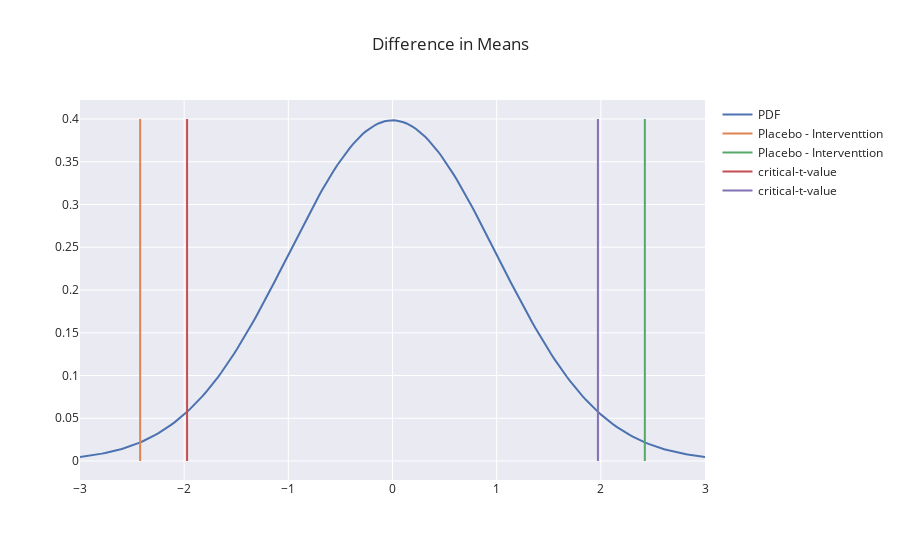

Source (notebook cell):
### Markdown cell above
* we reflect the same to the right

### Code cell
## adding another trace  
t_dist_fig.add_trace( 
    go.Scatter( 
        x = [-t_critic, -t_critic], 
        y = [0,0.4], 
        name='critical-t-value',   
        mode='lines'
    )
)
t_dist_fig.update_layout(title='Difference in Means')

### Figure 1 — Plotly figure (JSON) as saved in the notebook; plotly's stock layout.template omitted (floating-point values rounded to 4 significant figures; data arrays with more than 128 entries replaced by an {"elided": "..."} marker saying what was removed)
{"data": [{"mode": "lines", "name": "PDF", "type": "scatter", "x": {"elided": "200 float values"}, "y": {"elided": "200 float values"}}, {"mode": "lines", "name": "Placebo - Interventtion", "type": "scatter", "x": [-2.423, -2.423], "y": [0, 0.4]}, {"mode": "lines", "name": "Placebo - Interventtion", "type": "scatter", "x": [2.423, 2.423], "y": [0, 0.4]}, {"mode": "lines", "name": "critical-t-value", "type": "scatter", "x": [-1.972, -1.972], "y": [0, 0.4]}, {"mode": "lines", "name": "critical-t-value", "type": "scatter", "x": [1.972, 1.972], "y": [0, 0.4]}], "layout": {"title": {"text": "Difference in Means"}}}
